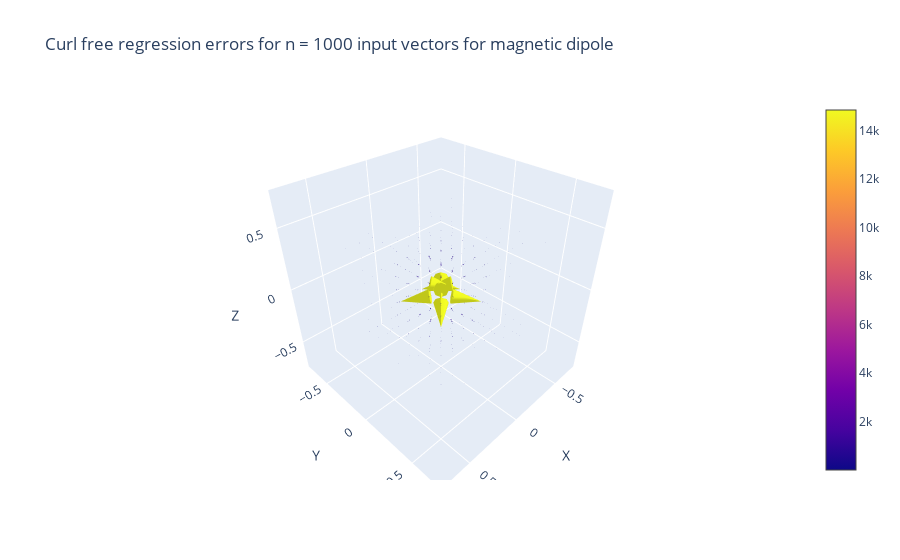

Source (notebook cell):
### Code cell
# plot residuals of fit above: 
residuals_dipole_curl_free, mse_dipole_curl_free = differencer(outputs_dipole, outputs_dipole_curl_free)
print(f'MSE for this case of {mse_dipole_curl_free}')
plotter(residuals_dipole_curl_free, 
        title = f'Curl free regression errors for n = {given_samples_dipole} input vectors for magnetic dipole')

### Figure 1 — Plotly figure (JSON) as saved in the notebook; plotly's stock layout.template omitted (floating-point values rounded to 4 significant figures; data arrays with more than 128 entries replaced by an {"elided": "..."} marker saying what was removed)
{"data": [{"anchor": "tail", "sizemode": "scaled", "sizeref": 2, "type": "cone", "u": {"elided": "1000 float values"}, "v": {"elided": "1000 float values"}, "w": {"elided": "1000 float values"}, "x": {"elided": "1000 float values"}, "y": {"elided": "1000 float values"}, "z": {"elided": "1000 float values"}}], "layout": {"scene": {"xaxis": {"title": {"text": "X"}}, "yaxis": {"title": {"text": "Y"}}, "zaxis": {"title": {"text": "Z"}}}, "title": {"text": "Curl free regression errors for n = 1000 input vectors for magnetic dipole"}}}
